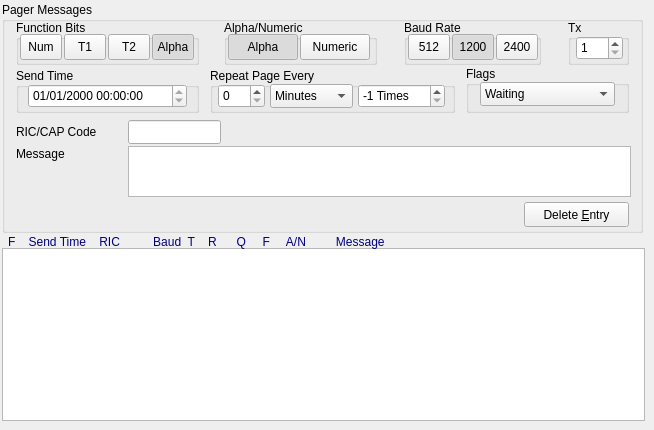
      <widget class="QWidget" name="tabPagerMsgs">
       <property name="enabled">
        <bool>true</bool>
       </property>
       <attribute name="title">
        <string>Pager Msgs</string>
       </attribute>
       <widget class="QGroupBox" name="gbPagerMessages">
        <property name="geometry">
         <rect>
          <x>2</x>
          <y>2</y>
          <width>641</width>
          <height>231</height>
         </rect>
        </property>
        <property name="title">
         <string>Pager Messages</string>
        </property>
        <widget class="QGroupBox" name="gbAlphaNumeric_3">
         <property name="geometry">
          <rect>
           <x>222</x>
           <y>18</y>
           <width>153</width>
           <height>45</height>
          </rect>
         </property>
         <property name="title">
          <string>Alpha/Numeric</string>
         </property>
         <widget class="QToolButton" name="tbAlpha_3">
          <property name="geometry">
           <rect>
            <x>4</x>
            <y>14</y>
            <width>70</width>
            <height>26</height>
           </rect>
          </property>
          <property name="text">
           <string>Alpha</string>
          </property>
          <property name="checkable">
           <bool>true</bool>
          </property>
          <property name="checked">
           <bool>true</bool>
          </property>
          <property name="autoExclusive">
           <bool>true</bool>
          </property>
         </widget>
         <widget class="QToolButton" name="tbNumeric_3">
          <property name="geometry">
           <rect>
            <x>76</x>
            <y>14</y>
            <width>70</width>
            <height>26</height>
           </rect>
          </property>
          <property name="text">
           <string>Numeric</string>
          </property>
          <property name="checkable">
           <bool>true</bool>
          </property>
          <property name="autoExclusive">
           <bool>true</bool>
          </property>
         </widget>
        </widget>
        <widget class="QGroupBox" name="gbFunctionBits_3">
         <property name="geometry">
          <rect>
           <x>14</x>
           <y>18</y>
           <width>183</width>
           <height>45</height>
          </rect>
         </property>
         <property name="title">
          <string>Function Bits</string>
         </property>
         <property name="checkable">
          <bool>false</bool>
         </property>
         <widget class="QToolButton" name="tbFuncNumeric_3">
          <property name="geometry">
           <rect>
            <x>4</x>
            <y>14</y>
            <width>42</width>
            <height>26</height>
           </rect>
          </property>
          <property name="font">
           <font>
            <pointsize>9</pointsize>
           </font>
          </property>
          <property name="text">
           <string>Num</string>
          </property>
          <property name="iconSize">
           <size>
            <width>23</width>
            <height>23</height>
           </size>
          </property>
          <property name="checkable">
           <bool>true</bool>
          </property>
          <property name="checked">
           <bool>false</bool>
          </property>
          <property name="autoExclusive">
           <bool>true</bool>
          </property>
         </widget>
         <widget class="QToolButton" name="tbFuncTone1_3">
          <property name="geometry">
           <rect>
            <x>48</x>
            <y>14</y>
            <width>42</width>
            <height>26</height>
           </rect>
          </property>
          <property name="font">
           <font>
            <pointsize>9</pointsize>
           </font>
          </property>
          <property name="text">
           <string>T1</string>
          </property>
          <property name="checkable">
           <bool>true</bool>
          </property>
          <property name="checked">
           <bool>false</bool>
          </property>
          <property name="autoExclusive">
           <bool>true</bool>
          </property>
         </widget>
         <widget class="QToolButton" name="tbFuncTone2_3">
          <property name="geometry">
           <rect>
            <x>92</x>
            <y>14</y>
            <width>42</width>
            <height>26</height>
           </rect>
          </property>
          <property name="font">
           <font>
            <pointsize>9</pointsize>
           </font>
          </property>
          <property name="text">
           <string>T2</string>
          </property>
          <property name="checkable">
           <bool>true</bool>
          </property>
          <property name="checked">
           <bool>false</bool>
          </property>
          <property name="autoExclusive">
           <bool>true</bool>
          </property>
         </widget>
         <widget class="QToolButton" name="tbFuncAlpha_3">
          <property name="geometry">
           <rect>
            <x>136</x>
            <y>14</y>
            <width>42</width>
            <height>26</height>
           </rect>
          </property>
          <property name="font">
           <font>
            <pointsize>9</pointsize>
           </font>
          </property>
          <property name="text">
           <string>Alpha</string>
          </property>
          <property name="checkable">
           <bool>true</bool>
          </property>
          <property name="checked">
           <bool>true</bool>
          </property>
          <property name="autoExclusive">
           <bool>true</bool>
          </property>
         </widget>
        </widget>
        <widget class="QTextEdit" name="teMessage_3">
         <property name="geometry">
          <rect>
           <x>126</x>
           <y>144</y>
           <width>503</width>
           <height>51</height>
          </rect>
         </property>
         <property name="tabChangesFocus">
          <bool>true</bool>
         </property>
         <property name="html">
          <string>&lt;!DOCTYPE HTML PUBLIC &quot;-//W3C//DTD HTML 4.0//EN&quot; &quot;http://www.w3.org/TR/REC-html40/strict.dtd&quot;&gt;
&lt;html&gt;&lt;head&gt;&lt;meta name=&quot;qrichtext&quot; content=&quot;1&quot; /&gt;&lt;style type=&quot;text/css&quot;&gt;
p, li { white-space: pre-wrap; }
&lt;/style&gt;&lt;/head&gt;&lt;body style=&quot; font-family:'Ubuntu'; font-size:10pt; font-weight:400; font-style:normal;&quot;&gt;
&lt;p style=&quot;-qt-paragraph-type:empty; margin-top:0px; margin-bottom:0px; margin-left:0px; margin-right:0px; -qt-block-indent:0; text-indent:0px; font-family:'Sans Serif'; font-size:9pt;&quot;&gt;&lt;br /&gt;&lt;/p&gt;&lt;/body&gt;&lt;/html&gt;</string>
         </property>
        </widget>
        <widget class="QLabel" name="label_15">
         <property name="geometry">
          <rect>
           <x>14</x>
           <y>122</y>
           <width>93</width>
           <height>16</height>
          </rect>
         </property>
         <property name="text">
          <string>RIC/CAP Code</string>
         </property>
        </widget>
        <widget class="QLabel" name="label_16">
         <property name="geometry">
          <rect>
           <x>14</x>
           <y>144</y>
           <width>69</width>
           <height>16</height>
          </rect>
         </property>
         <property name="text">
          <string>Message</string>
         </property>
        </widget>
        <widget class="QGroupBox" name="gbBaudRate_3">
         <property name="geometry">
          <rect>
           <x>402</x>
           <y>18</y>
           <width>137</width>
           <height>45</height>
          </rect>
         </property>
         <property name="title">
          <string>Baud Rate</string>
         </property>
         <widget class="QToolButton" name="tb512_3">
          <property name="geometry">
           <rect>
            <x>4</x>
            <y>14</y>
            <width>42</width>
            <height>26</height>
           </rect>
          </property>
          <property name="text">
           <string>512</string>
          </property>
          <property name="checkable">
           <bool>true</bool>
          </property>
          <property name="autoExclusive">
           <bool>true</bool>
          </property>
         </widget>
         <widget class="QToolButton" name="tb2400_3">
          <property name="geometry">
           <rect>
            <x>92</x>
            <y>14</y>
            <width>42</width>
            <height>26</height>
           </rect>
          </property>
          <property name="text">
           <string>2400</string>
          </property>
          <property name="checkable">
           <bool>true</bool>
          </property>
          <property name="autoExclusive">
           <bool>true</bool>
          </property>
         </widget>
         <widget class="QToolButton" name="tb1200_3">
          <property name="geometry">
           <rect>
            <x>48</x>
            <y>14</y>
            <width>42</width>
            <height>26</height>
           </rect>
          </property>
          <property name="text">
           <string>1200</string>
          </property>
          <property name="checkable">
           <bool>true</bool>
          </property>
          <property name="checked">
           <bool>true</bool>
          </property>
          <property name="autoExclusive">
           <bool>true</bool>
          </property>
         </widget>
        </widget>
        <widget class="QGroupBox" name="groupBox_8">
         <property name="geometry">
          <rect>
           <x>566</x>
           <y>18</y>
           <width>61</width>
           <height>45</height>
          </rect>
         </property>
         <property name="title">
          <string>Tx</string>
         </property>
         <widget class="QSpinBox" name="sbTx_3">
          <property name="geometry">
           <rect>
            <x>8</x>
            <y>16</y>
            <width>47</width>
            <height>24</height>
           </rect>
          </property>
          <property name="minimum">
           <number>1</number>
          </property>
          <property name="maximum">
           <number>8</number>
          </property>
         </widget>
        </widget>
        <widget class="QLineEdit" name="leRic_3">
         <property name="geometry">
          <rect>
           <x>126</x>
           <y>118</y>
           <width>93</width>
           <height>24</height>
          </rect>
         </property>
         <property name="maxLength">
          <number>7</number>
         </property>
        </widget>
        <widget class="QGroupBox" name="groupBox_9">
         <property name="geometry">
          <rect>
           <x>14</x>
           <y>66</y>
           <width>183</width>
           <height>45</height>
          </rect>
         </property>
         <property name="title">
          <string>Send Time</string>
         </property>
         <widget class="QDateTimeEdit" name="dtSendTime_3">
          <property name="geometry">
           <rect>
            <x>12</x>
            <y>16</y>
            <width>159</width>
            <height>24</height>
           </rect>
          </property>
          <property name="wrapping">
           <bool>true</bool>
          </property>
          <property name="readOnly">
           <bool>true</bool>
          </property>
          <property name="displayFormat">
           <string>dd/MM/yyyy HH:mm:ss</string>
          </property>
         </widget>
        </widget>
        <widget class="QGroupBox" name="groupBox_11">
         <property name="geometry">
          <rect>
           <x>464</x>
           <y>64</y>
           <width>163</width>
           <height>47</height>
          </rect>
         </property>
         <property name="title">
          <string>Flags</string>
         </property>
         <widget class="QComboBox" name="cbFlags_3">
          <property name="geometry">
           <rect>
            <x>14</x>
            <y>16</y>
            <width>135</width>
            <height>24</height>
           </rect>
          </property>
          <item>
           <property name="text">
            <string>Waiting</string>
           </property>
          </item>
          <item>
           <property name="text">
            <string>Sending</string>
           </property>
          </item>
          <item>
           <property name="text">
            <string>Not Used</string>
           </property>
          </item>
          <item>
           <property name="text">
            <string>Not Used</string>
           </property>
          </item>
          <item>
           <property name="text">
            <string>Not Used</string>
           </property>
          </item>
          <item>
           <property name="text">
            <string>Not Used</string>
           </property>
          </item>
          <item>
           <property name="text">
            <string>Not Used</string>
           </property>
          </item>
          <item>
           <property name="text">
            <string>Not Used</string>
           </property>
          </item>
          <item>
           <property name="text">
            <string>Not Used</string>
           </property>
          </item>
          <item>
           <property name="text">
            <string>Not Used</string>
           </property>
          </item>
         </widget>
        </widget>
        <widget class="QPushButton" name="pbDeleteEntry_3">
         <property name="geometry">
          <rect>
           <x>522</x>
           <y>200</y>
           <width>105</width>
           <height>25</height>
          </rect>
         </property>
         <property name="text">
          <string>Delete &amp;Entry</string>
         </property>
        </widget>
        <widget class="QGroupBox" name="groupBox_10">
         <property name="geometry">
          <rect>
           <x>208</x>
           <y>66</y>
           <width>245</width>
           <height>45</height>
          </rect>
         </property>
         <property name="title">
          <string>Repeat Page Every</string>
         </property>
         <widget class="QSpinBox" name="sbPeriodQty_3">
          <property name="geometry">
           <rect>
            <x>8</x>
            <y>16</y>
            <width>47</width>
            <height>24</height>
           </rect>
          </property>
          <property name="maximum">
           <number>60</number>
          </property>
         </widget>
         <widget class="QComboBox" name="cbPeriod_3">
          <property name="geometry">
           <rect>
            <x>60</x>
            <y>16</y>
            <width>83</width>
            <height>24</height>
           </rect>
          </property>
          <item>
           <property name="text">
            <string>Minutes</string>
           </property>
          </item>
          <item>
           <property name="text">
            <string>Hours</string>
           </property>
          </item>
          <item>
           <property name="text">
            <string>Days</string>
           </property>
          </item>
          <item>
           <property name="text">
            <string>Weeks</string>
           </property>
          </item>
          <item>
           <property name="text">
            <string>Months</string>
           </property>
          </item>
          <item>
           <property name="text">
            <string>Years</string>
           </property>
          </item>
         </widget>
         <widget class="QSpinBox" name="sbHowMany_3">
          <property name="geometry">
           <rect>
            <x>148</x>
            <y>16</y>
            <width>87</width>
            <height>24</height>
           </rect>
          </property>
          <property name="suffix">
           <string> Times</string>
          </property>
          <property name="minimum">
           <number>-1</number>
          </property>
          <property name="value">
           <number>-1</number>
          </property>
         </widget>
        </widget>
       </widget>
       <widget class="QListWidget" name="lwPages">
        <property name="geometry">
         <rect>
          <x>2</x>
          <y>248</y>
          <width>643</width>
          <height>173</height>
         </rect>
        </property>
        <property name="font">
         <font>
          <family>Monospace</family>
          <pointsize>8</pointsize>
         </font>
        </property>
        <property name="verticalScrollBarPolicy">
         <enum>Qt::ScrollBarAsNeeded</enum>
        </property>
        <property name="horizontalScrollBarPolicy">
         <enum>Qt::ScrollBarAsNeeded</enum>
        </property>
       </widget>
       <widget class="QLabel" name="pagerMsgsHeader">
        <property name="geometry">
         <rect>
          <x>8</x>
          <y>234</y>
          <width>635</width>
          <height>16</height>
         </rect>
        </property>
        <property name="palette">
         <palette>
          <active>
           <colorrole role="WindowText">
            <brush brushstyle="SolidPattern">
             <color alpha="255">
              <red>0</red>
              <green>0</green>
              <blue>127</blue>
             </color>
            </brush>
           </colorrole>
          </active>
          <inactive>
           <colorrole role="WindowText">
            <brush brushstyle="SolidPattern">
             <color alpha="255">
              <red>0</red>
              <green>0</green>
              <blue>127</blue>
             </color>
            </brush>
           </colorrole>
          </inactive>
          <disabled>
           <colorrole role="WindowText">
            <brush brushstyle="SolidPattern">
             <color alpha="255">
              <red>0</red>
              <green>0</green>
              <blue>127</blue>
             </color>
            </brush>
           </colorrole>
          </disabled>
         </palette>
        </property>
        <property name="text">
         <string>F    Send Time    RIC          Baud  T    R      Q     F     A/N         Message</string>
        </property>
       </widget>
      </widget>
